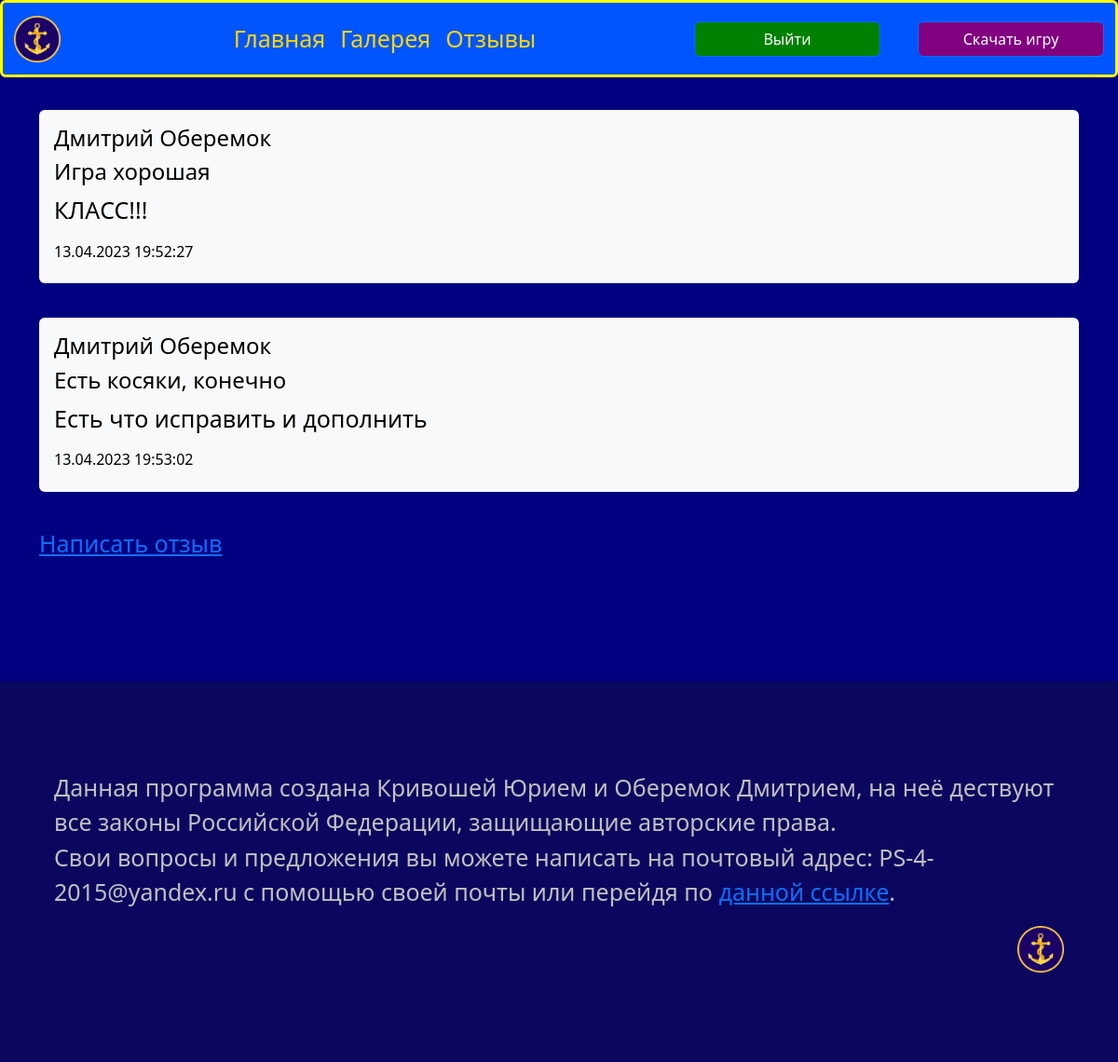
The page /reviews (signed in) on the database as committed earlier.
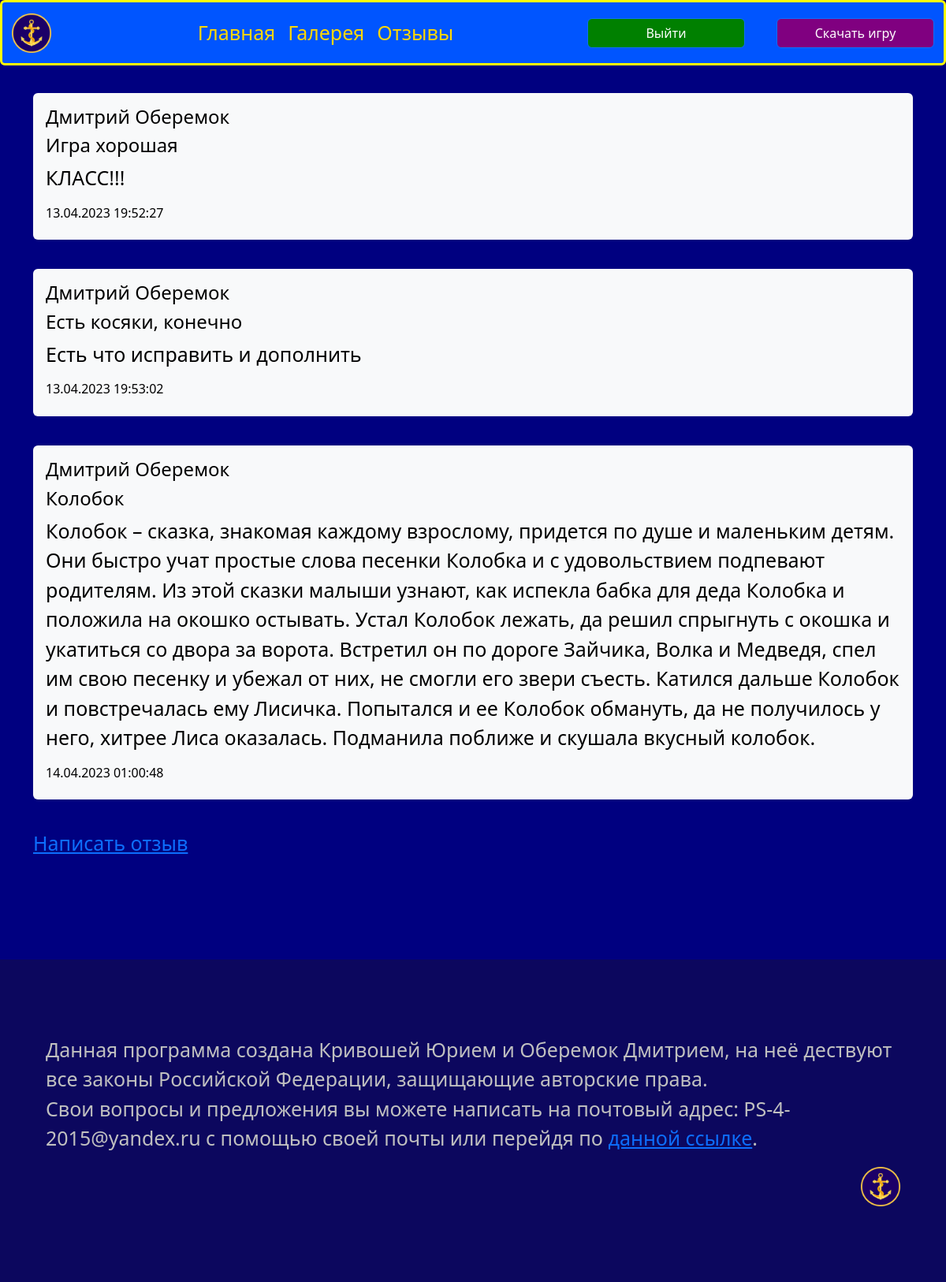
The same page on the database as committed later.
### data/reviews.py (models this page shows)
class Review(SqlAlchemyBase, SerializerMixin):
    __tablename__ = 'reviews'
    id = sqlalchemy.Column(sqlalchemy.INTEGER, primary_key=True, autoincrement=True)
    user_id = sqlalchemy.Column(sqlalchemy.INTEGER, sqlalchemy.ForeignKey("users.id"), nullable=False)
    topic = sqlalchemy.Column(sqlalchemy.VARCHAR, nullable=False)
    review = sqlalchemy.Column(sqlalchemy.VARCHAR, nullable=False)
    send_date = sqlalchemy.Column(sqlalchemy.DATETIME, default=datetime.datetime.now())
    user = orm.relationship("User")

### main.py (the view)
@app.route('/reviews')
@login_required
def reviews():
    session = db_session.create_session()
    db_reviews = session.query(Review).all()
    for i in range(len(db_reviews)):
        user = load_user(db_reviews[i].user_id)
        db_reviews[i].send_date = db_reviews[i].send_date.strftime('%d.%m.%Y %H:%M:%S')
        db_reviews[i].name = user.name + ' ' + user.surname
    return render_template('reviews.html', reviews=db_reviews)

### data/db_session.py (called while the page is built)
def create_session() -> Session:
    global __factory
    return __factory()

### main.py (called while the page is built)
@login_manager.user_loader
def load_user(user_id):  # Функция для получения пользователя
    db_sess = db_session.create_session()
    return db_sess.get(User, user_id)

### templates/reviews.html (shortened to what this page needs)
{% extends "base_page.html" %}
{% block content %}
<br>
{% for review in reviews %}
    <div data-bs-spy="scroll" data-bs-target="#navbar-example2" data-bs-root-margin="0px 0px -40%"
         data-bs-smooth-scroll="true" class="scrollspy-example bg-body-tertiary p-3 rounded-2" tabindex="0">
        <h4>{{ review. name }}</h4>
        <h4 id="scrollspyHeading1">{{ review. topic }}</h4>
        <p>{{ review. review }}</p>
        <h6>{{ review. send_date }} </h6>
    </div>
    <br>
{% endfor %}
<a href="/reviews/write">Написать отзыв</a>
{% endblock %}

### templates/base_page.html (shortened to what this page needs)
<!DOCTYPE html>
<html lang="ru">
    <head>
        <link rel="stylesheet" href="https://cdn.jsdelivr.net/npm/bootstrap@5.3.0-alpha3/dist/css/bootstrap.min.css">
        <link rel="stylesheet" href="/static/css/main_page.css">
    </head>
    <body>
        <header>
            <nav class="navbar navbar-expand-lg bg-light rounded navbar-color" aria-label="Twelfth navbar example">
      <div class="container-fluid">
        <a class="navbar-brand" href="#">
      <img src="{{ url_for('static', filename='Image/Icon.ico') }}"
           alt="Logo" width="50" height="50" class="d-inline-block align-text-top logo" title="Морская оборона">
    </a>
        <div class="collapse navbar-collapse justify-content-md-center" id="navbarsExample10">
          <ul class="navbar-nav">
            <li class="nav-item">
              <a class="nav-link link-color" aria-current="page" href="/">Главная</a>
            </li>
            <li class="nav-item">
              <a class="nav-link link-color" href="/gallery">Галерея</a>
            </li>
              <li class="nav-item">
              <a class="nav-link link-color" href="/reviews">Отзывы</a>
            </li>
          </ul>
        </div>
          {% if current_user.is_authenticated %}
          <div class="d-lg-flex justify-content-lg-end">
            <a class="btn btn-primary login" href="/logout">Выйти</a>
          </div>
          <div class="d-lg-flex justify-content-lg-end">
            <a class="btn btn-primary register" href="/download">Скачать игру</a>
          </div>
          {% endif %}
      </div>
    </nav>
        </header>
        <main class="container main-content">
            {% block content %} {% endblock %}
        </main>
        <footer class="bd-footer py-4 py-md-5 mt-5 bg-body-tertiary footer-color">
  <div class="container py-4 py-md-5 px-4 px-md-3 text-body-secondary">
    <div class="container-fluid silver">
      <p>Данная программа создана Кривошей Юрием и Оберемок Дмитрием, на неё дествуют все законы Российской Федерации, защищающие авторские права.
         <br> Свои вопросы и предложения вы можете написать на почтовый адрес: PS-4-2015@yandex.ru с помощью своей почты или перейдя по <a href="/mail">данной ссылке</a>.</p>
        <div class="d-lg-flex justify-content-lg-end">
        <a class="navbar-brand " href="#">
      <img src="{{ url_for('static', filename='Image/Icon.ico') }}" alt="Logo" width="50" height="50" class="d-inline-block align-text-top logo">
    </a>
        </div>
    </div>
  </div>
        </footer>
    </body>
</html>

### static/css/main_page.css (style rules this page uses)
body { background-color: #000080; color: black; margin: 0; font-size: 25px; }
.navbar-color { background-color: #0055ff !important; border: 3px solid yellow; position: fixed; width: 100%; z-index: 1 }
.link-color { color: gold; font-size: 25px; }
main { padding: 80px; }
.login { background-color: green; margin-right: 40px; width: 100px; }
.register { width: 100px; background-color: purple; }
.footer-color { background-color: #0c075e !important; }
.silver { color: silver; }
.login { width: 200px; }
.register { width: 200px; }

Rows that differ between the two databases and show on the page:
added Review: review "Дмитрий Оберемок", topic "Колобок", review "Колобок – сказка, знакомая каждому взрослому, придется по душе и маленьким детям. Они быстро учат простые слова песенки Колобка и с удовольствием подпевают родителям. Из этой сказки малыши узнают, как испекла бабка для деда Колобка и положила на окошко остывать. Устал Колобок лежать, да решил спрыгнуть с окошка и укатиться со двора за ворота. Встретил он по дороге Зайчика, Волка и Медведя, спел им свою песенку и убежал от них, не смогли его звери съесть. Катился дальше Колобок и повстречалась ему Лисичка. Попытался и ее Колобок обмануть, да не получилось у него, хитрее Лиса оказалась. Подманила поближе и скушала вкусный колобок.", send_date "14.04.2023 01:00:48"
